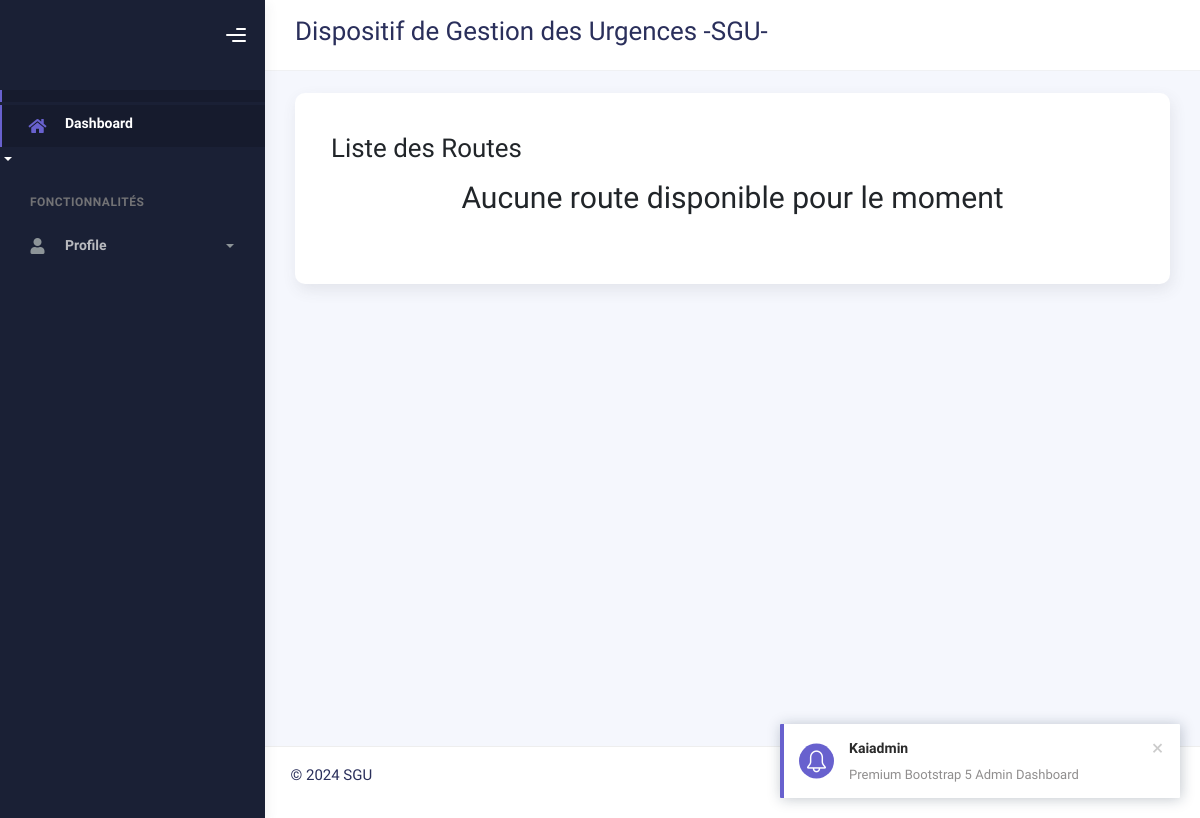
Before: /routes/ with the older database file.
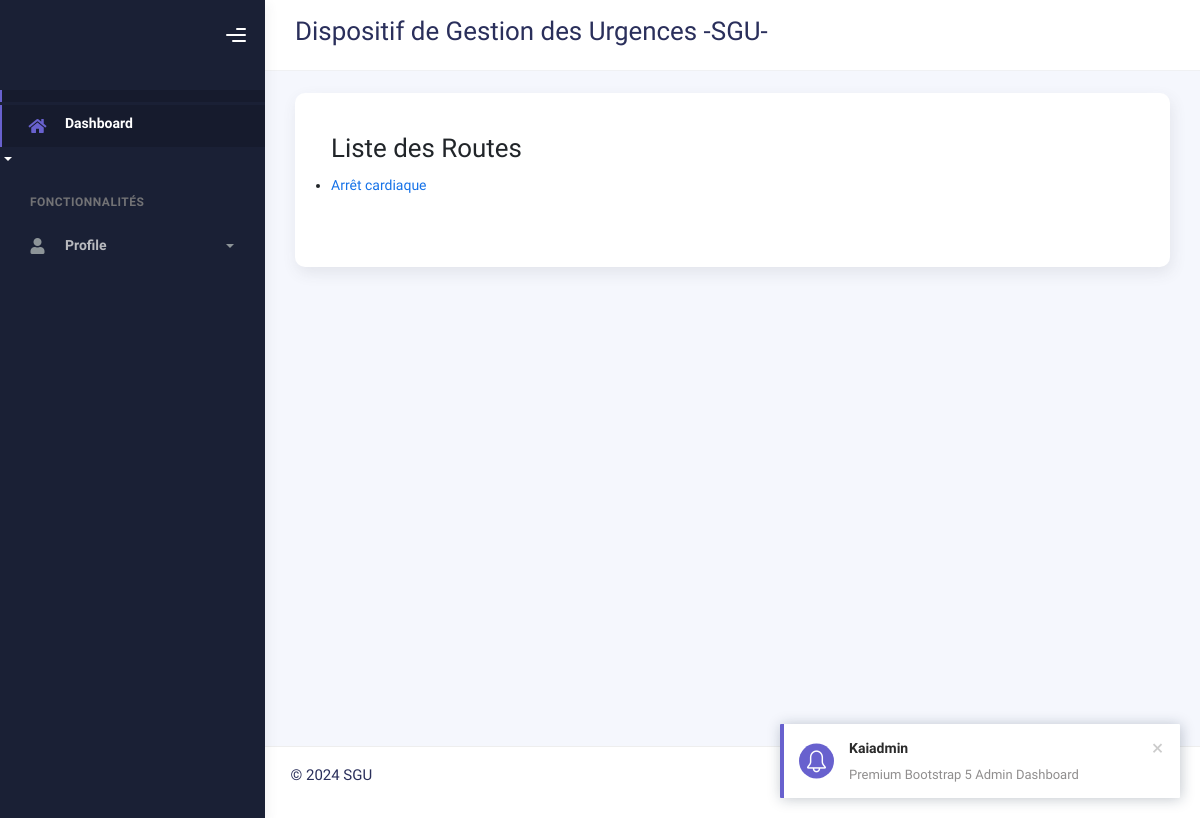
After: the same page with the newer database file.
### dashborad/models.py (models this page shows, shortened)
class Route(models.Model):
    title = models.CharField(
        max_length=255,
        verbose_name=_("Titre"),
        help_text=_("Titre de la route de premiers secours.")
    )
    description = RichTextField(
        verbose_name=_("Description"),
        help_text=_("Description détaillée de la route de premiers secours.")
    )
    steps = RichTextField(
        verbose_name=_("Étapes"),
        help_text=_("Étapes à suivre pour fournir les premiers secours.")
    )

### dashborad/views.py (the view)
# urls.py: path('routes/', RouteListView.as_view(), name='route_list'),
class RouteListView(ListView):
    model = Route
    template_name = 'route/route_list.html'
    context_object_name = 'routes'
    def get_context_data(self, **kwargs):
        context = super().get_context_data(**kwargs)
        user = self.request.user
        context['is_medecin'] = hasattr(user, 'medecin')
        return context

### templates/route/route_list.html (shortened to what this page needs)
{% extends "user/base.html" %}
{% load static %}
{% load crispy_forms_tags %}
{% block navbar-header %}
<h2 class="header">Dispositif de Gestion des Urgences -SGU-</h2>
{% endblock navbar-header %}
{% block content %}
<div class="row">
  <div class="col-sm-12 col-md-12">
    <div class="card card-stats card-round">
      <div class="card-body">
        <div class="row align-items-center mb-4 p-4">
          <h2>Liste des Routes</h2>
          {% if routes %}
          <ul>
              {% for route in routes %}
              <li>
                  <a href="{% url 'route_detail' route.pk %}">{{ route.title }}</a>
              </li>
              {% endfor %}
          </ul>
          {% else %}
          <h1 class="text-center">Aucune route disponible pour le moment</h1>
          {% endif %}
        </div>
      </div>
    </div>
  </div>
</div>
{% endblock content %}

Changed rows visible on the page:
added Route: title "Arrêt cardiaque"
Other visible differences:
text no longer shown: "Aucune route disponible pour le moment"
